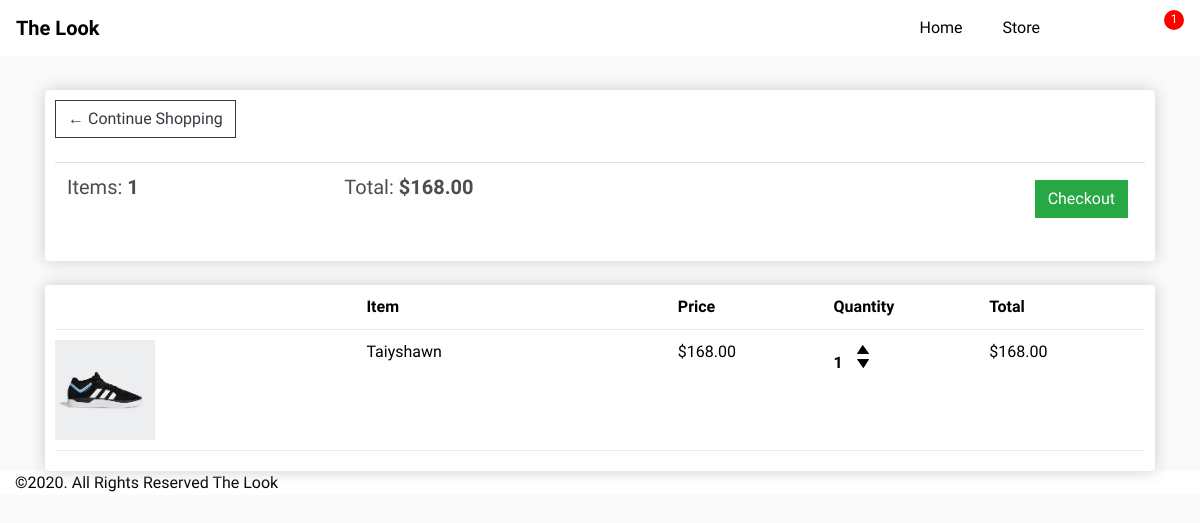
The app's page /cart/ (signed in) with its own data.
### store/models.py (models this page shows, shortened)
class Order(models.Model):
	customer = models.ForeignKey(Customer, on_delete=models.SET_NULL, null=True, blank=True)
	date_ordered = models.DateTimeField(auto_now_add=True)
	complete = models.BooleanField(default=False)
	transaction_id = models.CharField(max_length=100, null=True)
	@property
	def get_cart_total(self):
		orderitems = self.orderitem_set.all()
		total = sum([item.get_total for item in orderitems])
		return total
	@property
	def get_cart_items(self):
		orderitems = self.orderitem_set.all()
		total = sum([item.quantity for item in orderitems])
		return total

class OrderItem(models.Model):
	product = models.ForeignKey(Product, on_delete=models.SET_NULL, null=True)
	order = models.ForeignKey(Order, on_delete=models.SET_NULL, null=True)
	quantity = models.IntegerField(default=0, null=True, blank=True)
	date_added = models.DateTimeField(auto_now_add=True)
	@property
	def get_total(self):
		total = self.product.price * self.quantity
		return total

class Product(models.Model):
	name = models.CharField(max_length=200)
	price = models.DecimalField(max_digits=7, decimal_places=2)
	digital = models.BooleanField(default=False,null=True, blank=True)
	brand = models.ForeignKey(Brand,on_delete=models.CASCADE)
	category = models.ManyToManyField(Category)
	collection = models.ManyToManyField(Collection)
	tags = models.ManyToManyField(Tag)
	image = models.ImageField(null=True, blank=True)
	@property
	def imageURL(self):
		try:
			url = self.image.url
		except:
			url = ''
		return url

### store/views.py (the view)
# urls.py: path('cart/', views.cart_view, name="cart"),
def cart_view(request):
    data = cartData(request)
    items = data['items']
    order = data['order']
    cartItems = data['cartItems']
    context = {
        'order' : order ,
        'items' : items,
        'cartItems' : cartItems,
        'shipping' : False,
    }
    return render(request, 'store/cart.html', context)

### store/utils.py (called while the page is built)
def cartData(request):
	if request.user.is_authenticated:
		customer = request.user.customer
		order, created = Order.objects.get_or_create(customer=customer, complete=False)
		items = order.orderitem_set.all()
		cartItems = order.get_cart_items
	else:
		cookieData = cookieCart(request)
		cartItems = cookieData['cartItems']
		order = cookieData['order']
		items = cookieData['items']
	return {'cartItems':cartItems ,'order':order, 'items':items}

### store/templates/store/cart.html
{% extends 'store/main.html' %}
{% load static %}
{% block content %}
	<div class="row">
		<div class="col-lg-12">
			<div class="box-element">
				<a  class="btn btn-outline-dark" href="{% url 'store' %}">&#x2190; Continue Shopping</a>
				<br>
				<br>
				<table class="table">
					<tr>
						<th><h5>Items: <strong>{{cartItems}}</strong></h5></th>
						<th><h5>Total:<strong> ${{order.get_cart_total|floatformat:2}}</strong></h5></th>
						<th>
							<a  style="float:right; margin:5px;" class="btn btn-success" href="{% url 'checkout' %}">Checkout</a>
						</th>
					</tr>
				</table>
			</div>
			<br>
			<div class="box-element">
				<div class="cart-row">
					<div style="flex:2"></div>
					<div style="flex:2"><strong>Item</strong></div>
					<div style="flex:1"><strong>Price</strong></div>
					<div style="flex:1"><strong>Quantity</strong></div>
					<div style="flex:1"><strong>Total</strong></div>
				</div>
				{% for item in items %}
				<div class="cart-row">
					<div style="flex:2"><img class="row-image" src="{{item.product.imageURL}}"></div>
					<div style="flex:2"><p>{{item.product.name}}</p></div>
					<div style="flex:1"><p>${{item.product.price|floatformat:2}}</p></div>
					<div style="flex:1">
						<p class="quantity">{{item.quantity}}</p>
						<div class="quantity">
							<img data-product="{{item.product.id}}" data-action="add" class="chg-quantity update-cart" src="{% static  'images/arrow-up.png' %}">
							<img data-product="{{item.product.id}}" data-action="remove" class="chg-quantity update-cart" src="{% static  'images/arrow-down.png' %}">
						</div>
					</div>
					<div style="flex:1"><p>${{item.get_total|floatformat:2}}</p></div>
				</div>
				{% endfor %}
			</div>
		</div>
	</div>
{% endblock content %}

### static/css/main.css (style rules this page uses)
body { background-color: hsl(0, 0%, 98%); }
h1, h2, h3, h4, h5, h6 { color: hsl(0, 0%, 30%); }
.box-element { box-shadow: hsl(0, 0%, 80%) 0 0 16px; background-color: #fff; border-radius: 4px; padding: 10px; }
.col-lg-4, .col-lg-6, .col-lg-8, .col-lg-12 { margin-top: 10px; }
.btn { border-radius: 0; }
.row-image { width: 100px; }
.cart-row { display: flex; align-items: flex-stretch; padding-bottom: 10px; margin-bottom: 10px; border-bottom: 1px solid #ececec; }
.quantity { display: inline-block; font-weight: 700; padding-right: 10px; }
.chg-quantity { width: 12px; cursor: pointer; display: block; margin-top: 5px; transition: .1s; }

### static/css/styles.css (style rules this page uses)
body { background-color: #fafafa; font-family: "PT Sans Narrow", sans-serif; color: black; }

### records on screen
Order: get_cart_total "168.00"
OrderItem: product.imageURL (picture), product.name "Taiyshawn", product.price "168.00", quantity "1", get_total "168.00"

### other values on screen
{{ cartItems }} "1"
